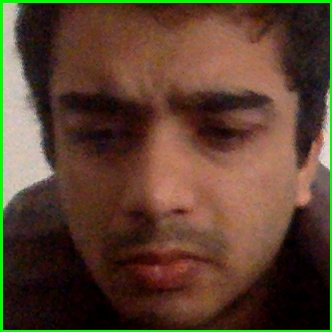
#> input picture test.jpg, 332 x 332 px; its folder holds only this picture in this run
$ python -i face_crop.py   (imports and definitions only)
#> lines starting #> are read from the running program, lines starting #| are printed output that depends on the picture; after the words box and inside, x2 and y2 are one past the last pixel; in counts of white or black regions, pixels touching at a corner belong together
## This program first ensures if the face of a person exists in the given image or not then if it exists, it crops
## the image of the face and saves to the given directory.

## Importing Modules
import cv2
import os


#################################################################################

##Make changes to these lines for getting the desired results.

## DIRECTORY of the images
directory = "/Users/rahul/desktop/Firstrough/tensorflow-for-poets-2/Emotion/Facial-Expression-Detection/Images/Sad"

## directory where the images to be saved:
f_directory = "/Users/rahul/desktop/Firstrough/tensorflow-for-poets-2/Emotion/Facial-Expression-Detection/Images/Sad"

################################################################################

def facecrop(image):
    ## Crops the face of a person from any image!

    ## OpenCV XML FILE for Frontal Facial Detection using HAAR CASCADES.
#> called with image = 'test.jpg'
    facedata = "haarcascade_frontalface_alt.xml"
    cascade = cv2.CascadeClassifier(facedata)

    ## Reading the given Image with OpenCV
    img = cv2.imread(image)
#> img is the input picture: shape (332, 332, 3); mean B, G, R 47.2, 65.8, 90.6

    try:
        ## Some downloaded images are of unsupported type and should be ignored while raising Exception, so for that
        ## I'm using the try/except functions.

        minisize = (img.shape[1],img.shape[0])
#> minisize = (332, 332)
        miniframe = cv2.resize(img, minisize)

        faces = cascade.detectMultiScale(miniframe)
#> faces = [[22, 18, 287, 287]]

        for f in faces:
            x, y, w, h = [ v for v in f ]
            cv2.rectangle(img, (x,y), (x+w,y+h), (0,255,0), 2)

            sub_face = img[y:y+h, x:x+w]

            f_name = image.split('/')
            f_name = f_name[-1]

            ## Change here the Desired directory.
            cv2.imwrite(f_directory + f_name, sub_face)
            print ("Writing: " + image)
#> this loop made 1 pass
#| Writing: test.jpg
#> pass 1, in facecrop, `sub_face = img[y:y+h, x:x+w]`:
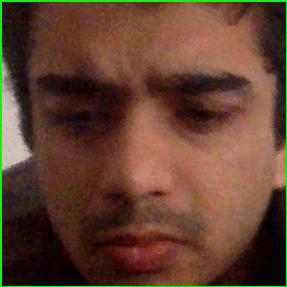
#> sub_face: shape (287, 287, 3); mean B, G, R 47.1, 65.7, 97.2
#> after the loop:
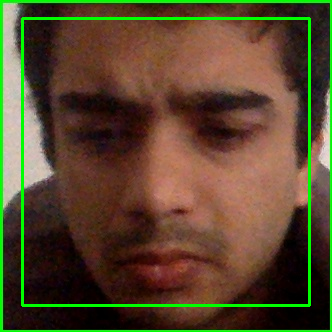
#> img: shape (332, 332, 3); 3.12% of pixels changed, all inside (x1, y1, x2, y2) = (21, 17, 311, 307)

    except:
        pass

# [9 lines not run here, left out]

>>> result = facecrop('test.jpg')
